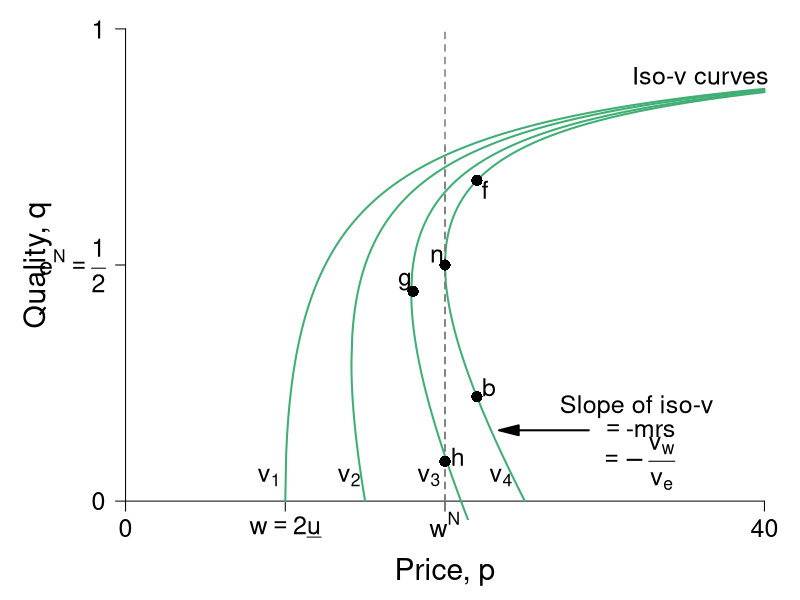

Write the R code that produced this figure.
require(shape)
pdf(file = "employment/employment_brf_pc_leftpanelv2.pdf", width = 9, height = 7)

#Set parameters for graphics
axislabelsize <- 1.8
labelsize <- 1.5
namesize <- 1.8
annotatesize <- 1.5
graphlinewidth <- 2
segmentlinewidth <- 1.5

COL <- c("#7fc97f", "#beaed4", "#fdc086", "#ffff99", "#386cb0", "#f0027f", "#bf5b17", "#666666")
COLA <- c("#e0f3db", "#99d8c9","#66c2a4","#41ae76", "#238b45", "#005824")
COLB <- c("#c6dbef", "#4eb3d3", "#2b8cbe", "#0868ac","#084081")
COLC <- c("#fcfbfd", "#efedf5", "#dadaeb", "#bcbddc", "#9e9ac8", "#807dba", "#6a51a3", "#54278f", "#3f007d")
grays <- gray.colors(25, start = 1, end = 0)

#The equation is below when v = 0. See Wolfram Alpha output. 
isov <- function(p, delta = 5) {
  (p - delta)/p
}

isovhigh1 <- function(p, delta = 5, v = 5){
  (sqrt(p^2 - 4 * delta * v) - p + 2*v)/( 2 * v )
}

isovlow1 <- function(p, delta = 5, v = 5){
  (-sqrt(p^2 - 4 * delta * v) - p + 2*v)/( 2 * v )
}

isovhigh2 <- function(p, delta = 5, v = 10){
  (sqrt(p^2 - 4 * delta * v) - p + 2*v)/( 2 * v )
}

isovlow2 <- function(p, delta = 5, v = 10){
  (-sqrt(p^2 - 4 * delta * v) - p + 2*v)/( 2 * v )
}

isovhigh3 <- function(p, delta = 5, v = 15){
  (sqrt(p^2 - 4 * delta * v) - p + 2*v)/( 2 * v )
}

isovlow3 <- function(p, delta = 5, v = 15){
  (-sqrt(p^2 - 4 * delta * v) - p + 2*v)/( 2 * v )
}

isovhigh4 <- function(p, delta = 5, v = 15){
  (sqrt(p^2 - 4 * delta * v) - p + 2*v)/( 2 * v )
}

isovlow4 <- function(p, delta = 5, v = 15){
  (-sqrt(p^2 - 4 * delta * v) - p + 2*v)/( 2 * v )
}

brfFn <- function(w, delta = 5) {
  1 - (2*delta) /w
}

#This is evaluated for p = 12; q = 12/(8*sqrt(12^2 - 4*delta1*v1)) - 1/8 for the slope
#At p = 12; q = (-sqrt(12^2 - 4*v1*delta1) - 12 + 2*v1)/(2*v1) = 0.799
tangencyLine <- function(p){
  (p*(0.05))
}



#COL <- c("#bae4b3", "#74c476", "#238b45")
#COL <- c("#f7fcf0", "#e0f3db", "#ccebc5", "#a8ddb5", "#7bccc4", "#4eb3d3", "#2b8cbe", "#08589e")
COL <- c("#f7fcf5", "#e5f5e0", "#c7e9c0", "#a1d99b", "#74c476", "#41ab5d", "#238b45", "#005a32")
par(mar =  c(4, 5, .5, .5))

xlims <- c(0, 40)
ylims <- c(0, 1)

plot(0, 0, xlim = xlims, ylim = ylims, type = "n",
     xlab = "",
     ylab = "",
     xaxt = "n", yaxt = "n", cex.lab = axislabelsize, bty = "n")

mtext(expression(paste("Price, ", p)), side=1, line = 2.5, cex = axislabelsize)
text(-5.5, ylims[2] - 0.5*(ylims[2] - ylims[1]), expression(paste("Quality, ", q)), xpd = TRUE, cex = axislabelsize, srt = 90) 


npts <- 500 
npts2 <- 501
#Specify the sequences of points for graphing. 
xx0 <- seq(5, xlims[2], length.out = npts)
xx1 <- seq(10, xlims[2], length.out = npts)
xx2 <- seq(xlims[1], 15, length.out = npts)
xx3 <- seq(10, xlims[2], length.out = npts2)
xx4 <- seq(xlims[1], 10, length.out = npts2)
#For below, I solved sqrt(p^2 - 200) - p + 200/p = 0, getting p = 10*sqrt(2) = 14.14214
xx5 <- seq(14.14214, xlims[2], length.out = npts2)
xx6 <- seq(14.14214, 15, length.out = npts2)


xx7 <- seq(17.889, xlims[2], length.out = npts2)
xx8 <- seq(14.5, 22, length.out = npts2)

xx9 <- seq(20, xlims[2], length.out = npts2)
xx10 <- seq(xlims[1], 25, length.out = npts2)

#Customize ticks and labels for the plot
ticksy <- c(0, 0.5, 1)
ylabels <- c(0, expression(paste(e^N == frac(1,2))), 1)
ticksx <- c(0, 10, 20, 40)
xlabels <- c(0, expression(paste(w == 2*underline("u"))), expression(paste(w^N)) , 40)
axis(1, at = ticksx, pos = 0, labels = xlabels, cex.axis = labelsize)
axis(2, at = ticksy, pos = 0, labels = ylabels, las = 1, cex.axis = labelsize)

#Annotation of the three graphs and the NE

# text(3.4, 0.05, expression(paste(v[0] == z)), cex = annotatesize)
text(9.0, 0.05, expression(paste(v[1])), cex = annotatesize)
text(14, 0.05, expression(paste(v[2])), cex = annotatesize)
text(19, 0.05, expression(paste(v[3])), cex = annotatesize)
text(23.5, 0.05, expression(paste(v[4])), cex = annotatesize)
#text(21, 0.48, expression(paste("n")), cex = annotatesize)
#text(33, 0.58, expression(paste("Best-response function")), cex = annotatesize)
text(36, 0.9, expression(paste("Iso-v curves")), cex = annotatesize)

#Lines for the coordinates of the Nash equilbrium
#segments(10, 0, 10, 0.175, lty = 2, col = grays[22], lwd = segmentlinewidth)
segments(20, 0, 20, ylims[2], lty = 2, col = grays[20], lwd = segmentlinewidth)
#segments(0, 0.5, 20, 0.5, lty = 2, col = grays[20], lwd = segmentlinewidth)
#segments(14.14214, 0.15, 14.14214, 0.45, lty = 2, col = grays[22], lwd = segmentlinewidth)
#segments(17.889, 0.3, 17.889, 0.6, lty = 2, col = grays[22], lwd = segmentlinewidth)

#Draw the lines for the graphs
#lines(xx0, isov(xx0, delta = 5), col = COLA[4], lwd = graphlinewidth)
#lines(xx1, brfFn(xx1), col = COLA[5], lwd = graphlinewidth)
#lines(xx2, tangencyLine(xx2), col = "darkgrey", lwd = segmentlinewidth, lty = 2)
lines(xx3, isovhigh1(xx3, v = 5, delta = 5), col = COLA[4], lwd = graphlinewidth)
lines(xx4, isovlow1(xx4, v = 5, delta = 5), col = COLA[4], lwd = graphlinewidth)
lines(xx5, isovhigh2(xx5, v = 10, delta = 5), col = COLA[4], lwd = graphlinewidth)
lines(xx6, isovlow2(xx6, v = 10, delta = 5), col = COLA[4], lwd = graphlinewidth)
lines(xx7, isovhigh3(xx7, v = 16, delta = 5), col = COLA[4], lwd = graphlinewidth)
lines(xx8, isovlow3(xx8, v = 16, delta = 5), col = COLA[4], lwd = graphlinewidth)
lines(xx9, isovhigh4(xx9, v = 20, delta = 5), col = COLA[4], lwd = graphlinewidth)
lines(xx10, isovlow4(xx10, v = 20, delta = 5), col = COLA[4], lwd = graphlinewidth)

#Lines for the coordinates of the Nash equilbrium
#segments(5, 0, 5, 1, lty = 2, col = "darkgray", lwd = 3)
#segments(10, 0, 10, 0.2, lty = 2, col = grays[20], lwd = segmentlinewidth)
segments(20, 0, 20, 0.75, lty = 2, col = grays[20], lwd = segmentlinewidth)
#segments(0, 0.5, 20, 0.5, lty = 2, col = grays[20], lwd = segmentlinewidth)
#segments(14.14214, 0.15, 14.14214, 0.45, lty = 2, col = "darkgray", lwd = 3)
text(19.5, 0.52, expression(n), cex = labelsize)
#text(27, 0.48, expression(paste("Incomplete contract")), cex = labelsize)
#text(27, 0.43, expression(paste("Nash equilibrium")), cex = labelsize)


#Arrows and slope of iso-v label
Arrows(29, 0.15, 24, 0.15,  col = "black", lty = 1, lwd = 2, arr.type = "triangle")
text(32, 0.2, expression(paste("Slope of iso-v")), cex = labelsize)
text(32.3, 0.15, expression(paste(phantom() == "-mrs ")), cex = labelsize)
text(32, 0.08, expression(paste(phantom() == -frac(v[w], v[e]))),cex = labelsize)



#Add a point for the NE
points(20, 0.5, pch = 16, col = "black", cex = 1.5)


#segments(18.4, 0, 18.4, 0.75, lty = 2, col = grays[20], lwd = segmentlinewidth)
#segments(0, brfFn(w = 18.4), 18.4, brfFn(w = 18.4), lty = 2, col = grays[20], lwd = segmentlinewidth)
points(18, brfFn(w = 18), pch = 16, col = "black", cex = 1.5)
text(17.5, brfFn(18) + 0.02, expression(g), cex = labelsize)



#Add a point for h
#Figure out q for p = 14.14214: q = 1 - 2delta/p = 1 - (2*5)/14.14214 =  0.2928934
points(20, 0.0839422, pch = 16, col = "black", cex = 1.5)
text(20.8, 0.0939422, expression(h), cex = labelsize)

points(22, isovhigh3(22, v = 20, delta = 5), pch = 16, col = "black", cex = 1.5)
text(22 + 0.5, isovhigh3(22, v = 20, delta = 5) - 0.02, expression(f),cex = labelsize)
points(22, isovlow3(22, v = 20, delta = 5), pch = 16, col = "black", cex = 1.5)
text(22 + 0.75, isovlow3(22, v = 20, delta = 5) + 0.02, expression(b),cex = labelsize)


dev.off()
